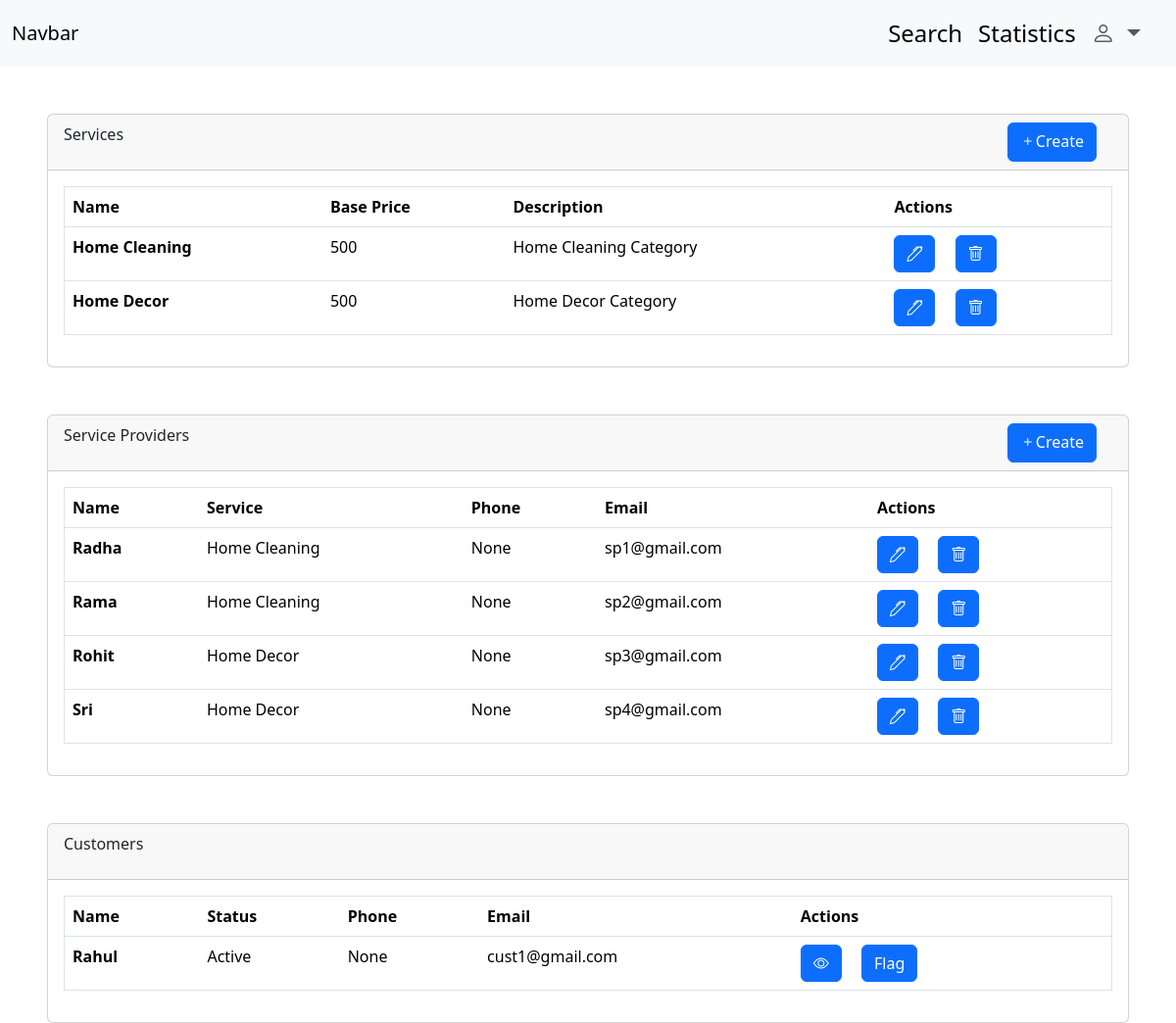
Page /dashboard/ad (signed in) on the committed database.
### backend/models.py (models this page shows, shortened)
class Services(db.Model):
    __tablename__="services"
    id=db.Column(db.Integer, primary_key=True, autoincrement= True)
    name=db.Column(db.String,unique=True)
    baseprice=db.Column(db.Integer)
    description=db.Column(db.String)
    Sproviders=db.relationship("ServiceProvider",backref="service", cascade="all, delete-orphan")

class ServiceProvider(db.Model,UserMixin):
    __tablename__='serviceprovider'
    id=db.Column(db.Integer, primary_key=True, autoincrement= True)
    name=db.Column(db.String,unique=True)
    address=db.Column(db.String)
    email=db.Column(db.String,unique=True)
    password=db.Column(db.String)
    exp=db.Column(db.Integer)
    phone=db.Column(db.String)
    city=db.Column(db.String)
    status=db.Column(db.String)
    servicename=db.Column(db.String,db.ForeignKey("services.name"))
    receive_request=db.relationship("Request",backref="servprovider",cascade="all, delete-orphan")
    avail_slots=db.relationship("ProvidersAvailability",backref="servprovider",cascade="all, delete-orphan")

class Customer(db.Model,UserMixin):
    __tablename__="customer"
    id=db.Column(db.Integer, primary_key=True, autoincrement= True)
    name=db.Column(db.String,unique=True)
    address=db.Column(db.String)
    city=db.Column(db.String)
    email=db.Column(db.String,unique=True)
    password=db.Column(db.String)
    phone=db.Column(db.String)
    status=db.Column(db.String)
    Sent_Request=db.relationship("Request",backref="cust")

### backend/routes.py (the view)
@app.route("/dashboard/ad")
@login_required
def dash_ad():
    if isinstance(current_user,Admin):
        sp=db.session.query(ServiceProvider).all() #<serviceprovider1><serviceprovider2>
        cust=db.session.query(Customer).all()
        services=db.session.query(Services).all()
        return render_template("admin/admindash.html",sps=sp, customers=cust,services=services)
    else:
        return "error"

### app.py (called while the page is built)
def create_app():
    app=Flask(__name__)
    app.config["SQLALCHEMY_DATABASE_URI"]="sqlite:///mydb.sqlite3"
    db.init_app(app)
    app.config["SECRET_KEY"]="mysecretkey"
    loginmanager=LoginManager(app)
    @loginmanager.user_loader
    def load_user(email):
        obj=db.session.query(ServiceProvider).filter_by(email=email).first() or db.session.query(Customer).filter_by(email=email).first() or db.session.query(Admin).filter_by(email=email).first()
        return obj
    app.app_context().push()
    return app

### templates/admin/admindash.html (shortened to what this page needs)
<!DOCTYPE html>
<html lang="en">
<head>
    <link href="https://cdn.jsdelivr.net/npm/bootstrap@5.3.8/dist/css/bootstrap.min.css" rel="stylesheet"
>
    <link rel="stylesheet" href="https://cdn.jsdelivr.net/npm/bootstrap-icons@1.13.1/font/bootstrap-icons.min.css">
</head>
<body>
    <nav class="navbar navbar-expand-lg bg-body-tertiary">
        <div class="container-fluid">
            <a class="navbar-brand" href="#">Navbar</a>
            <div class="collapse navbar-collapse " id="navbarSupportedContent">
                <ul class="navbar-nav ms-auto me-3 fs-4 mb-2 mb-lg-0 ">
                    <li class="nav-item">
                        <a class="nav-link active " aria-current="page" href="/search/admin">Search</a>
                    </li>
                    <li class="nav-item">
                        <a class="nav-link active " aria-current="page" href="/admin/statistics">Statistics</a>
                    </li>
                    <li class="nav-item dropdown">
                        <a class="nav-link dropdown-toggle" href="#" role="button" data-bs-toggle="dropdown"
                            aria-expanded="false">
                            <i class="bi bi-person"></i>
                        </a>
                    </li>
                </ul>
            </div>
        </div>
    </nav>
    <div class="card mt-5 ms-5 me-5">
        <div class="card-header d-flex ">
            <p>Services</p>
            <a href="/createservices?action=create" class="btn btn-primary ms-auto me-3"><i
                    class="bi bi-plus"></i>Create</a>
        </div>
        <div class="card-body">
            <table class="table border">
                <thead>
                    <tr>
                        <th scope="col">Name</th>
                        <th scope="col">Base Price</th>
                        <th scope="col">Description</th>
                        <th scope="col">Actions</th>
                    </tr>
                </thead>
                <tbody>
                    {% for s in services %}
                    <tr>
                        <th scope="row">{{s.name}}</th>
                        <td>{{s.baseprice}}</td>
                        <td>{{s.description}}</td>
                        <td>
                            <a href="/createservices?action=edit&id={{s.id}}" class="btn btn-primary ms-auto me-3"><i
                                    class="bi bi-pen"></i></a>
                            <button type="button" class="btn btn-primary" data-bs-toggle="modal"
                                data-bs-target="#exampleModal{{s.id}}">
                                <i class="bi bi-trash"></i>
                            </button>
                        </td>
                    </tr>
                    {% endfor %}
                </tbody>
            </table>
        </div>
    </div>
    <div class="card mt-5 ms-5 me-5">
        <div class="card-header d-flex ">
            <p>Service Providers</p>
            <a href="/manageproviders?action=create" class="btn btn-primary ms-auto me-3"><i
                    class="bi bi-plus"></i>Create</a>
        </div>
        <div class="card-body">
            <table class="table border">
                <thead>
                    <tr>
                        <th scope="col">Name</th>
                        <th scope="col">Service</th>
                        <th scope="col">Phone</th>
                        <th scope="col">Email</th>
                        <th scope="col">Actions</th>
                    </tr>
                </thead>
                <tbody>
                    {% for sp in sps %}
                    <tr>
                        <th scope="row">{{sp.name}}</th>
                        <td>{{sp.servicename}}</td>
                        <td>{{sp.phone}}</td>
                        <td>{{sp.email}}</td>
                        <td>
                            <a href="/manageproviders?action=edit&id={{sp.id}}" class="btn btn-primary ms-auto me-3"><i
                                    class="bi bi-pen"></i></a>
                            <button type="button" class="btn btn-primary" data-bs-toggle="modal"
                                data-bs-target="#exampleModal{{sp.email}}">
                                <i class="bi bi-trash"></i>
                            </button>
                        </td>
                    </tr>
                    {% endfor %}
                </tbody>
            </table>
        </div>
    </div>
    <div class="card mt-5 ms-5 me-5">
        <div class="card-header d-flex ">
            <p>Customers</p>
        </div>
        <div class="card-body">
            <table class="table border">
                <thead>
                    <tr>
                        <th scope="col">Name</th>
                        <th scope="col">Status</th>
                        <th scope="col">Phone</th>
                        <th scope="col">Email</th>
                        <th scope="col">Actions</th>
                    </tr>
                </thead>
                <tbody>
                    {% for c in customers %}
                    <tr>
                        <th scope="row">{{c.name}}</th>
                        <td>{{c.status}}</td>
                        <td>{{c.phone}}</td>
                        <td>{{c.email}}</td>
                        <td>
                            <a href="/viewcusthist?id={{c.id}}" class="btn btn-primary ms-auto me-3"><i class="bi bi-eye"></i></a>
                            <a href="/managecust?action={% if c.status=='Active'%}flag{% else %}unflag{% endif %}&id={{c.id}}" class="btn btn-primary ms-auto me-3">{% if c.status=='Active'%}Flag{% else %}Unflag{% endif %}</a>
                        </td>
                    </tr>
                    {% endfor %}
                </tbody>
            </table>
        </div>
    </div>
</body>
</html>

### rows in the picture
Services: name "Home Cleaning", baseprice "500", description "Home Cleaning Category"
Services: name "Home Decor", baseprice "500", description "Home Decor Category"
ServiceProvider: name "Radha", servicename "Home Cleaning", phone "None", email "sp1@gmail.com"
ServiceProvider: name "Rama", servicename "Home Cleaning", phone "None", email "sp2@gmail.com"
ServiceProvider: name "Rohit", servicename "Home Decor", phone "None", email "sp3@gmail.com"
ServiceProvider: name "Sri", servicename "Home Decor", phone "None", email "sp4@gmail.com"
Customer: name "Rahul", status "Active", phone "None", email "cust1@gmail.com", shows "Flag"
